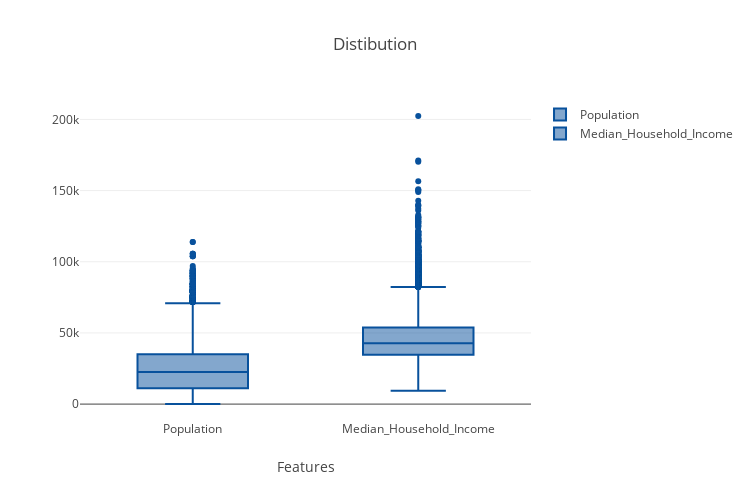

Notebook source saved alongside this figure:
### Markdown cell above
#### Data Distibution

### Code cell
# Plotly imports
import plotly.offline as py
py.init_notebook_mode(connected=True)
import plotly.graph_objs as go
import plotly.tools as tls
y0 = df.population
x0 = df.median_household_income

Population = go.Box(
    y=y0,
     name = 'Population',
      marker = dict(
        color = 'rgb(8,81,156)'
    )
)
Median_Household_Income = go.Box(
    y=x0,
    name = 'Median_Household_Income',
      marker = dict(
        color = 'rgb(8,81,156)'
    )
)

layout = go.Layout(
    title='Distibution',
       width=750,
    height=500,
         xaxis=dict(
        title='Features',
          tickmode='linear'),
         yaxis=dict(
        title='')
)

data1 = [Population,Median_Household_Income]
fig = go.Figure(data=data1, layout=layout)
py.iplot(fig)
#py.offline.plot(fig, filename='sentimentPolarity w.r.t Date.html')

### Figure 1 — Plotly figure (JSON) as saved in the notebook; plotly's stock layout.template omitted (floating-point values rounded to 4 significant figures; data arrays with more than 128 entries replaced by an {"elided": "..."} marker saying what was removed)
{"data": [{"marker": {"color": "rgb(8,81,156)"}, "name": "Population", "type": "box", "uid": "e0123977-a6b8-427a-bb65-1c3a41caa27a", "y": {"elided": "14470 int values"}}, {"marker": {"color": "rgb(8,81,156)"}, "name": "Median_Household_Income", "type": "box", "uid": "79b808bb-2c19-4f29-96d0-0204223f7678", "y": {"elided": "14470 int values"}}], "layout": {"height": 500, "title": {"text": "Distibution"}, "width": 750, "xaxis": {"tickmode": "linear", "title": {"text": "Features"}}, "yaxis": {"title": {"text": ""}}}}
